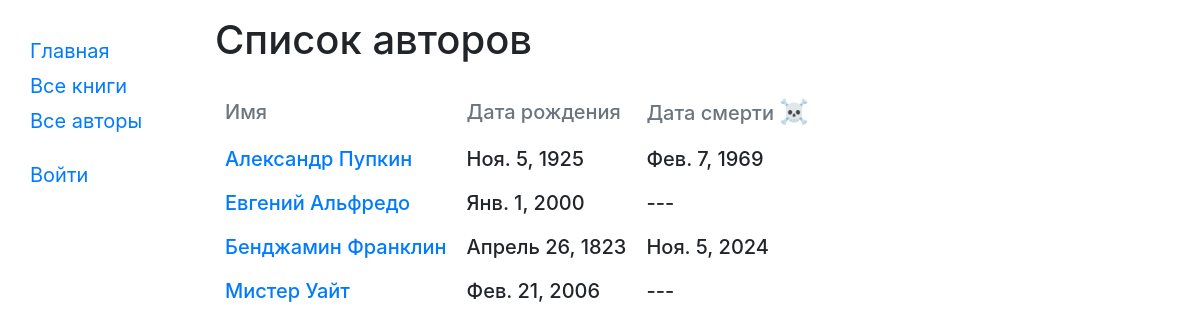
Screenshot of /catalog/authors/ with the database file from the repository.
### catalog/models.py (models this page shows, shortened)
class Author(models.Model):
    first_name = models.CharField(max_length=100)
    last_name = models.CharField(max_length=100)
    date_of_birth = models.DateField(null=True, blank=True)
    date_of_death = models.DateField('Died', null=True, blank=True)
    def get_absolute_url(self):
        return reverse('author-detail', args=[str(self.id)])
    def __str__(self):
        return f'{self.first_name} {self.last_name}'

### catalog/views.py (the view)
class AuthorListView(generic.ListView):
    model = Author
    paginate_by = 10

### catalog/templates/catalog/author_list.html
{% extends "base_generic.html" %}
{% block content %}
    <h1>Список авторов</h1>
    {% if author_list %}
    <table class="mt-4 h5 display-table">
        <tr class="text-secondary">
            <td>Имя</td>
            <td>Дата рождения</td>
            <td>Дата смерти <span class="h4">☠</span></td>
        </tr>
      {% for author in author_list %}
      <tr>
          <td><a href="{{ author.get_absolute_url }}">{{ author }}</a></td>
          <td>{{ author.date_of_birth }}</td>
          <td>{% if author.date_of_death %} {{ author.date_of_death }} {% else %} --- {% endif %}</td>
      </tr>
      {% endfor %}
    </table>
    {% else %}
      <p>В библиотеке нет записей об авторах.</p>
    {% endif %}
{% endblock %}

### catalog/static/css/styles.css (style rules this page uses)
.display-table td { padding: 10px; }

### rows the page displays
Author: first_name+last_name "Александр Пупкин", date_of_birth "Ноя. 5, 1925", date_of_death "Фев. 7, 1969"
Author: first_name+last_name "Евгений Альфредо", date_of_birth "Янв. 1, 2000"
Author: first_name+last_name "Бенджамин Франклин", date_of_birth "Апрель 26, 1823", date_of_death "Ноя. 5, 2024"
Author: first_name+last_name "Мистер Уайт", date_of_birth "Фев. 21, 2006"
